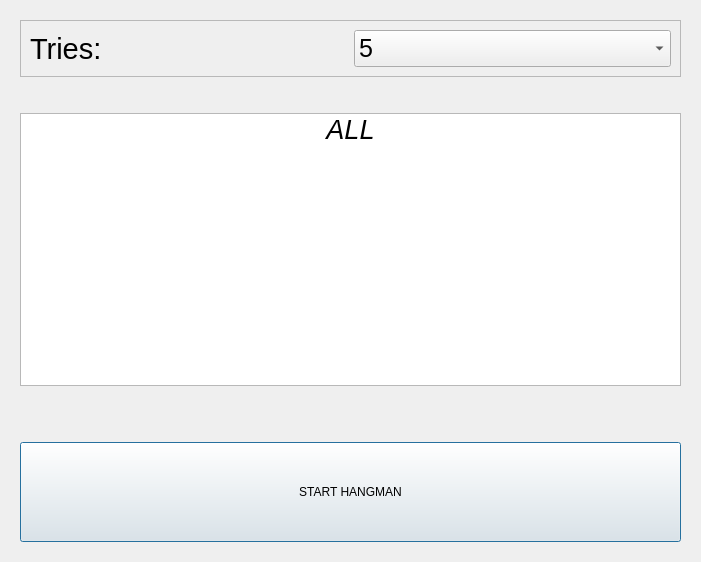
<?xml version="1.0" encoding="UTF-8"?>
<ui version="4.0">
 <class>Dialog</class>
 <widget class="QDialog" name="Dialog">
  <property name="geometry">
   <rect>
    <x>0</x>
    <y>0</y>
    <width>701</width>
    <height>562</height>
   </rect>
  </property>
  <property name="windowTitle">
   <string>Dialog</string>
  </property>
  <layout class="QGridLayout" name="gridLayout">
   <item row="0" column="0">
    <widget class="QFrame" name="frame">
     <property name="layoutDirection">
      <enum>Qt::LeftToRight</enum>
     </property>
     <property name="frameShape">
      <enum>QFrame::NoFrame</enum>
     </property>
     <property name="frameShadow">
      <enum>QFrame::Raised</enum>
     </property>
     <layout class="QVBoxLayout" name="verticalLayout">
      <item>
       <widget class="QFrame" name="frame_2">
        <property name="frameShape">
         <enum>QFrame::StyledPanel</enum>
        </property>
        <property name="frameShadow">
         <enum>QFrame::Raised</enum>
        </property>
        <layout class="QHBoxLayout" name="horizontalLayout">
         <item>
          <widget class="QLabel" name="label">
           <property name="font">
            <font>
             <pointsize>22</pointsize>
            </font>
           </property>
           <property name="text">
            <string>Tries: </string>
           </property>
           <property name="buddy">
            <cstring>comboBox</cstring>
           </property>
          </widget>
         </item>
         <item>
          <widget class="QComboBox" name="comboBox">
           <property name="font">
            <font>
             <pointsize>19</pointsize>
            </font>
           </property>
           <property name="layoutDirection">
            <enum>Qt::LeftToRight</enum>
           </property>
           <item>
            <property name="text">
             <string>5</string>
            </property>
           </item>
           <item>
            <property name="text">
             <string>10</string>
            </property>
           </item>
          </widget>
         </item>
        </layout>
       </widget>
      </item>
      <item>
       <spacer name="verticalSpacer_3">
        <property name="orientation">
         <enum>Qt::Vertical</enum>
        </property>
        <property name="sizeType">
         <enum>QSizePolicy::Preferred</enum>
        </property>
        <property name="sizeHint" stdset="0">
         <size>
          <width>20</width>
          <height>30</height>
         </size>
        </property>
       </spacer>
      </item>
      <item>
       <widget class="QListWidget" name="listWidget">
        <property name="sizePolicy">
         <sizepolicy hsizetype="Expanding" vsizetype="Expanding">
          <horstretch>0</horstretch>
          <verstretch>0</verstretch>
         </sizepolicy>
        </property>
        <property name="editTriggers">
         <set>QAbstractItemView::SelectedClicked</set>
        </property>
        <property name="showDropIndicator" stdset="0">
         <bool>false</bool>
        </property>
        <property name="movement">
         <enum>QListView::Free</enum>
        </property>
        <property name="isWrapping" stdset="0">
         <bool>false</bool>
        </property>
        <property name="resizeMode">
         <enum>QListView::Adjust</enum>
        </property>
        <property name="spacing">
         <number>30</number>
        </property>
        <property name="viewMode">
         <enum>QListView::ListMode</enum>
        </property>
        <property name="uniformItemSizes">
         <bool>true</bool>
        </property>
        <property name="wordWrap">
         <bool>true</bool>
        </property>
        <property name="selectionRectVisible">
         <bool>false</bool>
        </property>
        <item>
         <property name="text">
          <string>ALL</string>
         </property>
         <property name="font">
          <font>
           <pointsize>20</pointsize>
           <italic>true</italic>
          </font>
         </property>
         <property name="textAlignment">
          <set>AlignCenter</set>
         </property>
         <property name="flags">
          <set>ItemIsSelectable|ItemIsEnabled</set>
         </property>
        </item>
       </widget>
      </item>
      <item>
       <spacer name="verticalSpacer_2">
        <property name="orientation">
         <enum>Qt::Vertical</enum>
        </property>
        <property name="sizeType">
         <enum>QSizePolicy::Preferred</enum>
        </property>
        <property name="sizeHint" stdset="0">
         <size>
          <width>20</width>
          <height>50</height>
         </size>
        </property>
       </spacer>
      </item>
      <item>
       <widget class="QPushButton" name="StartButton">
        <property name="sizePolicy">
         <sizepolicy hsizetype="Preferred" vsizetype="Preferred">
          <horstretch>0</horstretch>
          <verstretch>0</verstretch>
         </sizepolicy>
        </property>
        <property name="minimumSize">
         <size>
          <width>0</width>
          <height>100</height>
         </size>
        </property>
        <property name="text">
         <string>START HANGMAN</string>
        </property>
        <property name="icon">
         <iconset>
          <normaloff>../../../../../../home/naveen/Images/Hangman.gif</normaloff>../../../../../../home/naveen/Images/Hangman.gif</iconset>
        </property>
        <property name="iconSize">
         <size>
          <width>64</width>
          <height>64</height>
         </size>
        </property>
       </widget>
      </item>
     </layout>
    </widget>
   </item>
  </layout>
 </widget>
 <resources/>
 <connections/>
</ui>
